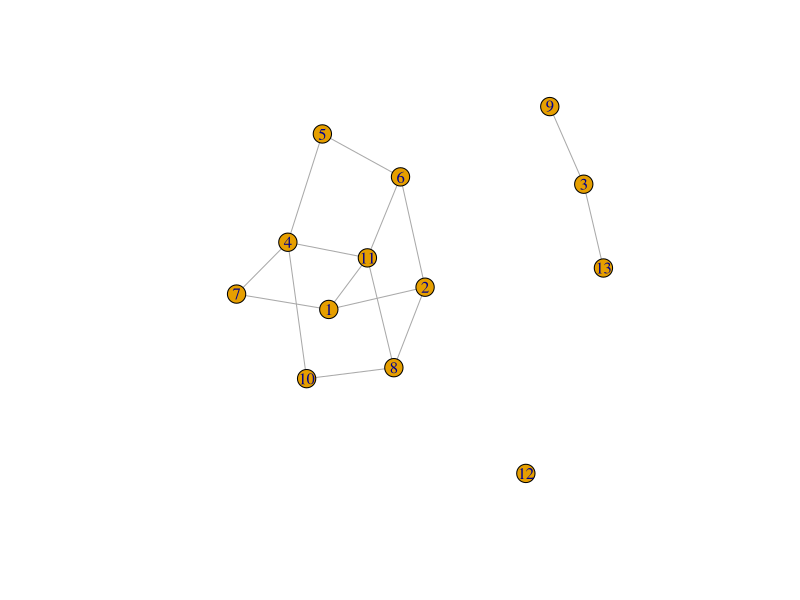
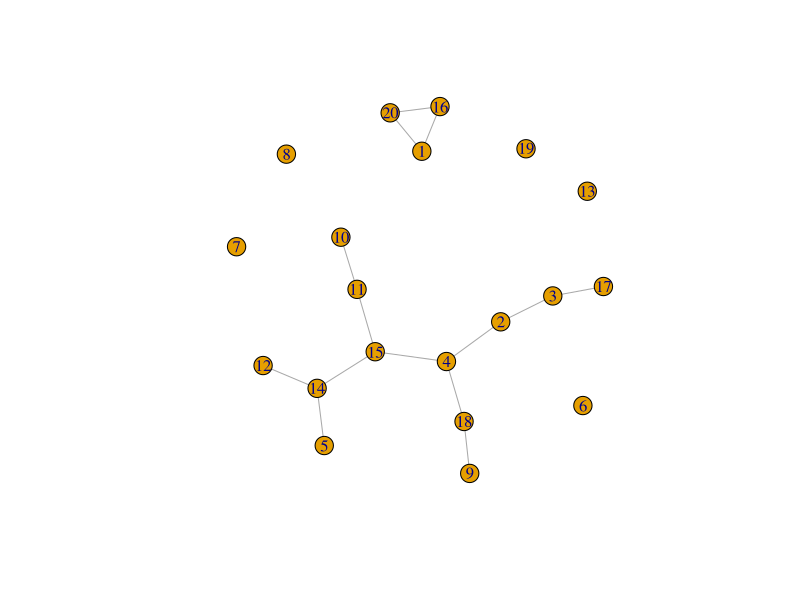
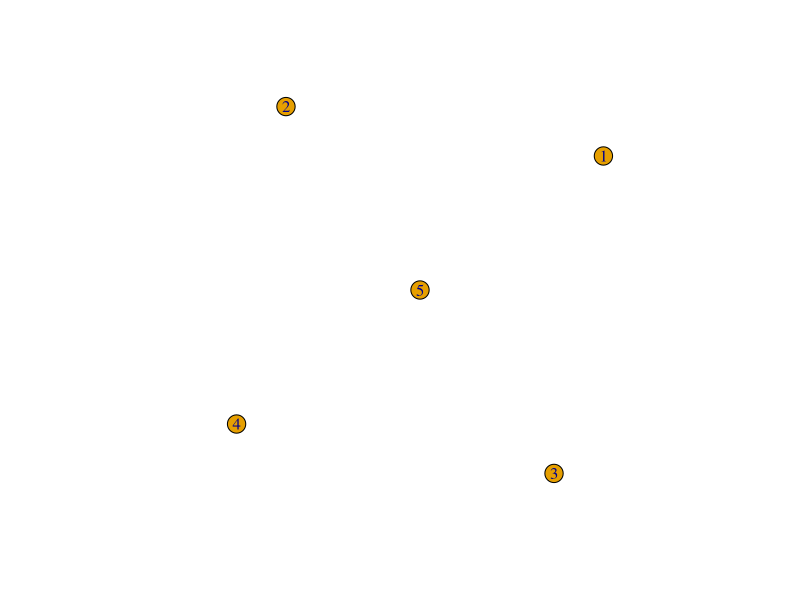
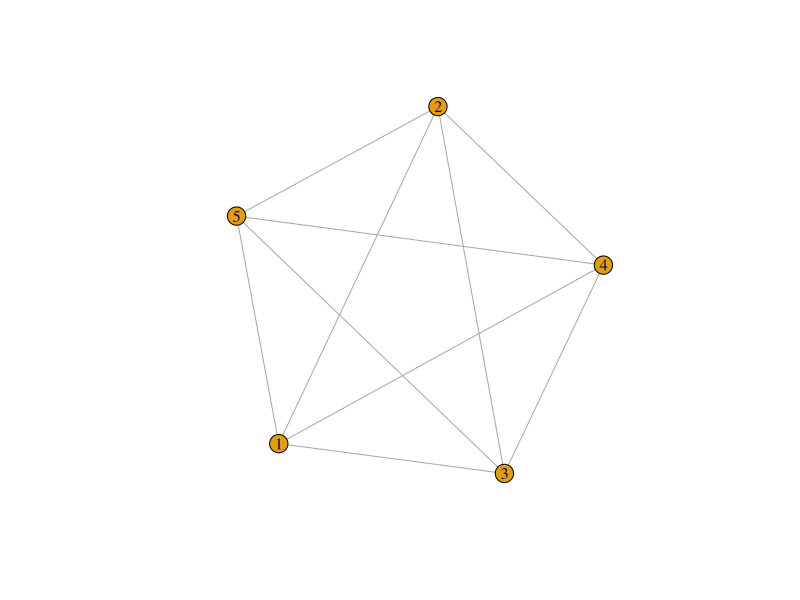
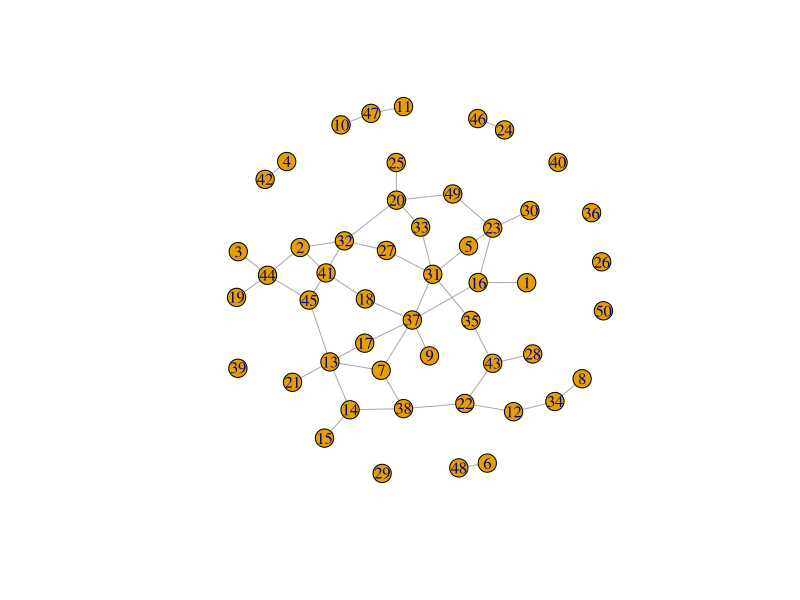
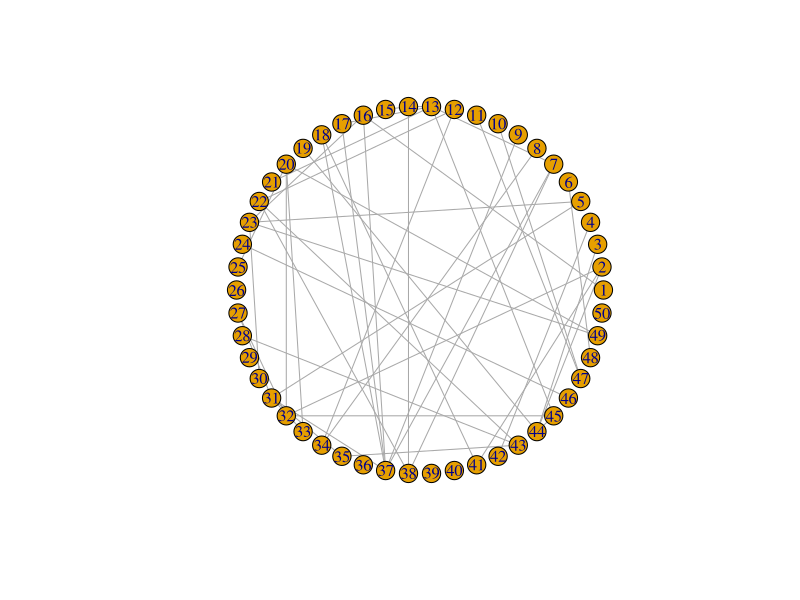
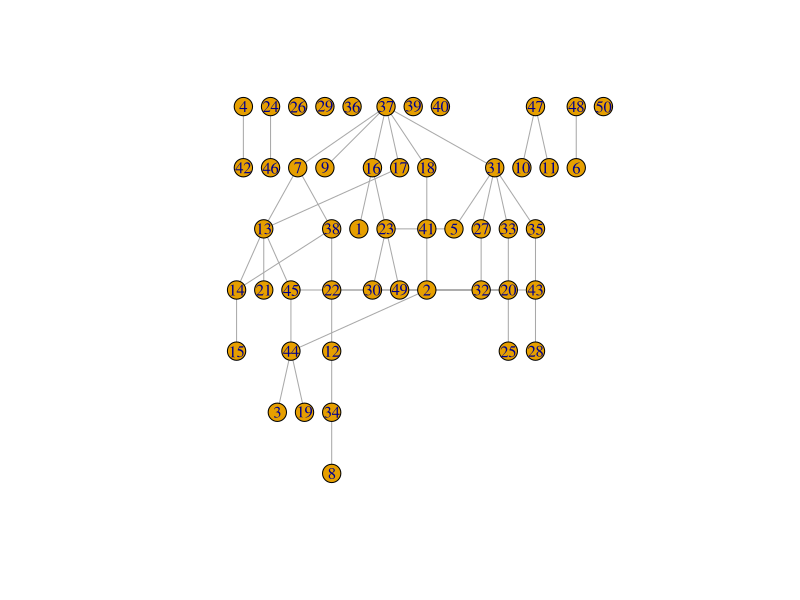
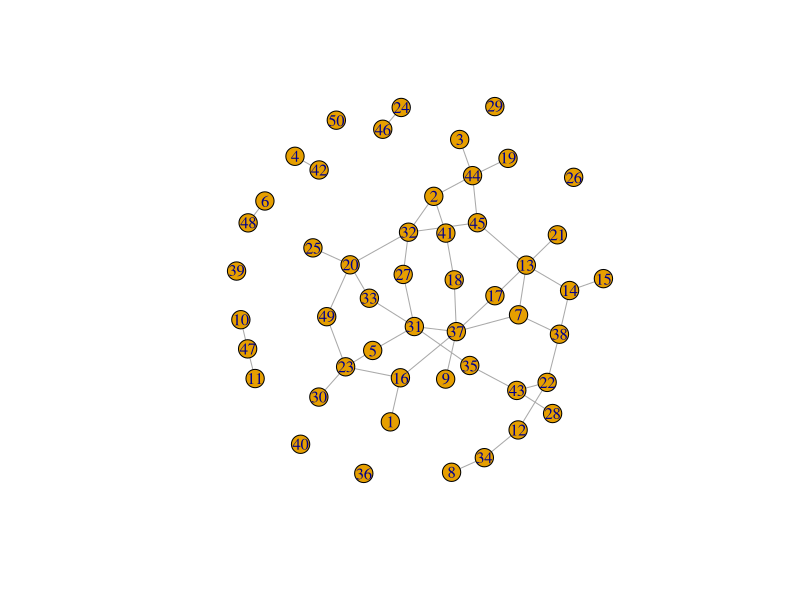

Generate these figures, in order, with R:
library(igraph)

# Random Graph Generation
#
# Generates a random, undirected graph.
# Parameters: 
#   n (number of nodes)
#   p (probability of a link between any two nodes; between 0 and 1)
#
# Self-loops are not allowed.
random_graph <- function(n, p) {
  if (n < 0) {
    stop("Graph cannot have a negative number of nodes.")
  }
  
  if (p < 0 || p > 1) {
    stop("Probability value invalid.")
  }
  
  g <- make_empty_graph(n, directed=FALSE)
  
  for(i in 1:n) {
    for (j in i:n) {
      rand <- runif(1)
      if (rand < p && !are_adjacent(g, i, j) && i != j) {
        g <- add_edges(g, c(i,j))
      }
    }
  }
  return(g)
}


# Tests
igraph.options(vertex.size=10)

plot(random_graph(13, 0.13))
plot(random_graph(20, 0.08))
plot(random_graph(5, 0)) # empty graph
plot(random_graph(5, 1)) # complete graph

rg <- random_graph(50, 0.035)
summary(rg)
V(rg)
E(rg)
plot(rg)
plot(rg, layout=layout_in_circle(rg))
plot(rg, layout=layout_as_tree(rg))
plot(rg, layout=layout_nicely(rg))
plot(rg, layout=layout_on_grid(rg))
plot(rg, layout=layout_randomly(rg))
plot(rg, layout=layout_with_fr(rg))
plot(rg, layout=layout_with_kk(rg))

### Degree distribution ###

n <- 1000
p <- 0.01
ddg <- random_graph(n, p) # Expected number of edges: p*n(n-1)/2 = 4995
summary(ddg) # Observed number of edges: 5042
k <- degree(ddg)
p_k <- choose(n-1, k)*(p^k)*(1-p)^(n-1-k)

# Theoretical peak: k = <k> = p(n-1) = 9.99
plot(p_k~k, main='Degree distribution', xlab='Degree', 
     ylab='Probability a random node has degree k',
     pch=16, type='n')
lines(k[order(k)], p_k[order(k)], xlim=range(k), ylim=range(p_k), 
      lty=1, lwd=2)
k[which.max(p_k)] # Observed peak: k = 10
